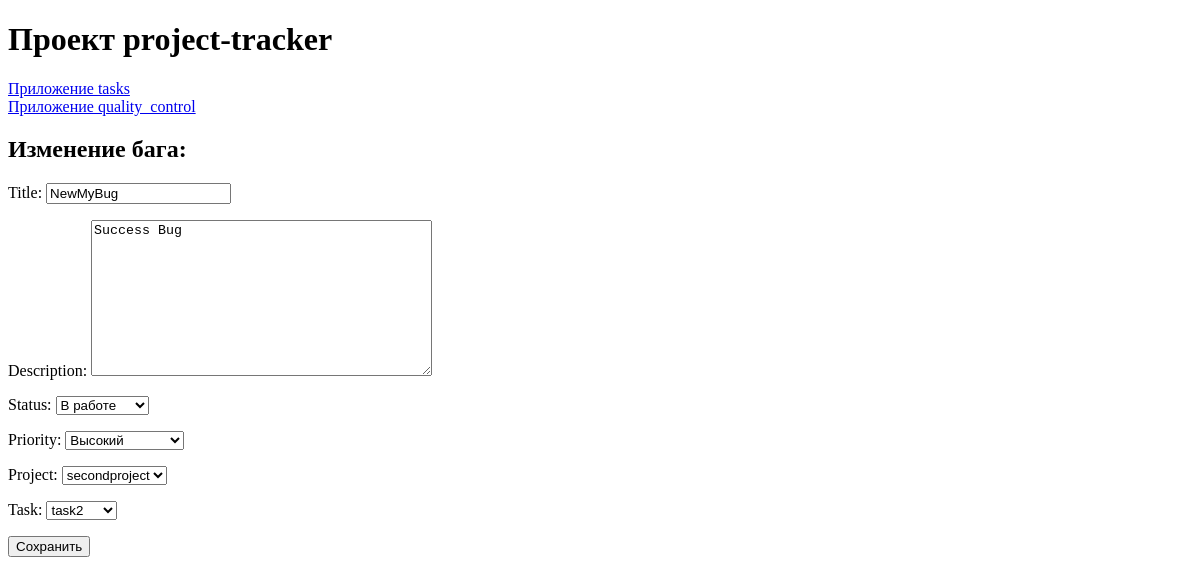
The app's page /quality_control/bug/4/update/, older data.
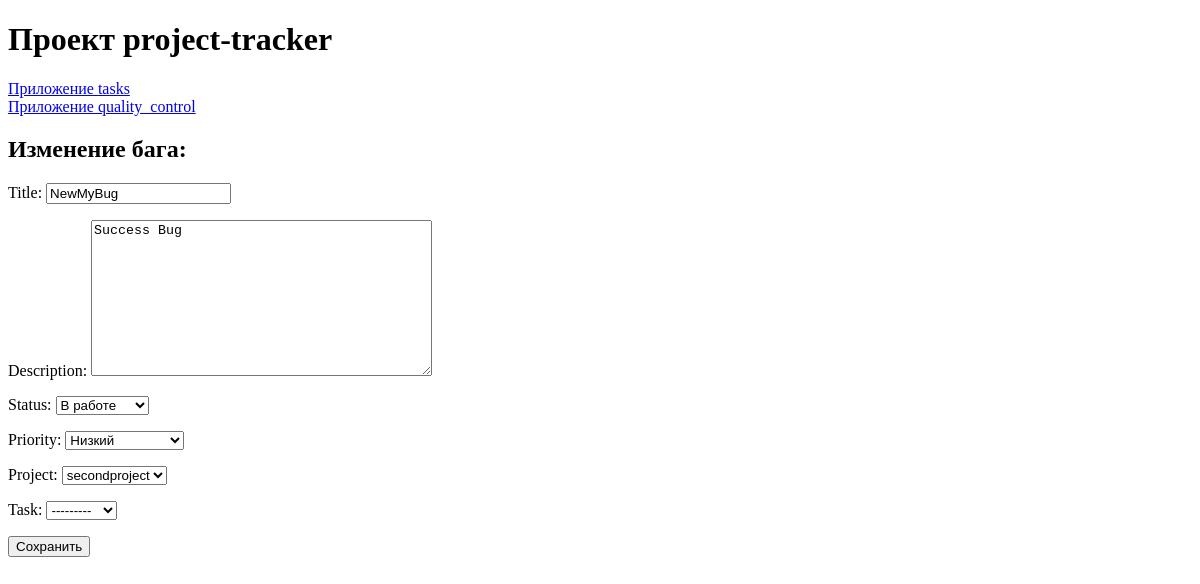
The same page, newer data.
### quality_control/models.py (models this page shows)
class BugReport(models.Model):
    STATUS_CHOICES = [
        ('New', 'Новая'),
        ('In progress', 'В работе'),
        ('Completed', 'Завершена')
    ]
    PRIORITY_CHOICES = [
        (1, 'Низкий'),
        (2, 'Ниже среднего'),
        (3, 'Средний'),
        (4, 'Выше среднего'),
        (5, 'Высокий')
    ]
    title = models.CharField(max_length=100)
    description = models.TextField()
    project = models.ForeignKey(
        Project,
        related_name='bug_reports',
        on_delete=models.CASCADE
    )
    task = models.ForeignKey(
        Task,
        related_name='bug_reports',
        on_delete=models.SET_NULL,
        null=True,
        blank=True
    )
    status = models.CharField(
        max_length=50,
        choices=STATUS_CHOICES,
        default='New'
    )
    priority = models.IntegerField(choices=PRIORITY_CHOICES)
    created_at = models.DateTimeField(auto_now_add=True)
    updated_at = models.DateTimeField(auto_now=True)

### quality_control/views.py (the view)
# urls.py: path('bug/<int:bug_id>/update/', views.BugReportUpdateView.as_view(), name='update_bug'),
class BugReportUpdateView(UpdateView):
    model = BugReport
    form_class = BugReportForm
    template_name = 'quality_control/bug_update.html'
    pk_url_kwarg = 'bug_id'
    success_url = reverse_lazy('quality_control:bug_report_list')

### quality_control/forms.py
class BugReportForm(forms.ModelForm):
    class Meta:
        model = BugReport
        fields = ['title', 'description', 'status', 'priority', 'project', 'task']

### tasks/models.py (called while the page is built)
    def __str__(self):
        return self.name

    def __str__(self):
        return self.name

### quality_control/templates/quality_control/bug_update.html (shortened to what this page needs)
{% extends 'base/base.html' %}
{% block content %}
<h2>Изменение бага: {{ bug.title }}</h2>
    <form method="post">
        {{ form.as_p }}
        <button type="submit">Сохранить</button>
    </form>
{% endblock %}

Row changes from the older to the newer data that the page shows:
changed BugReport "NewMyBug": priority "Высокий" → "Низкий"; task "task2" → "---------"
